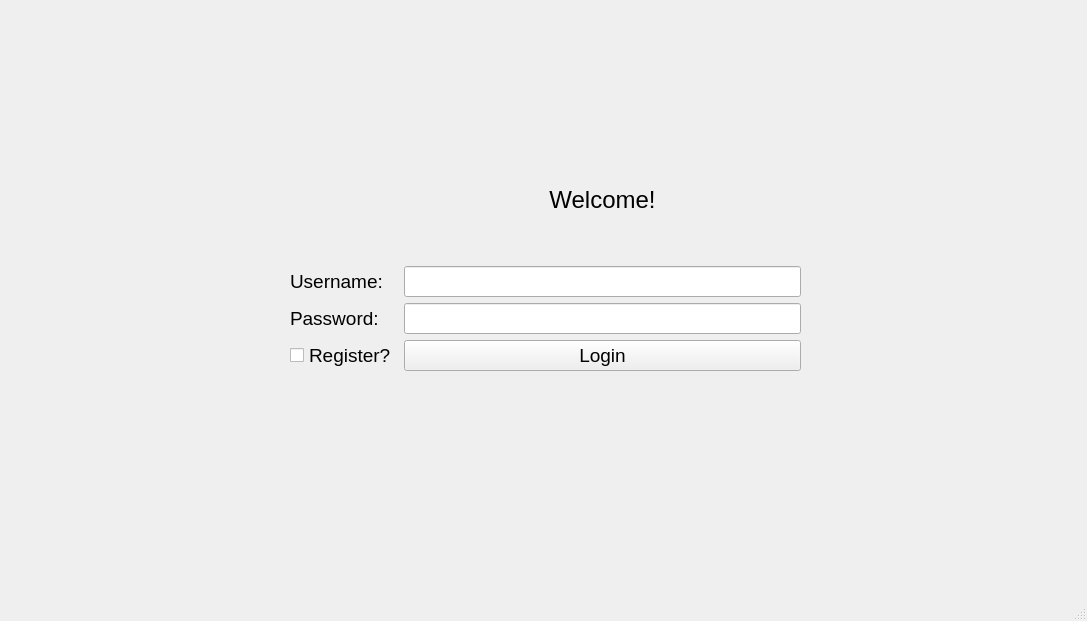
<?xml version="1.0" encoding="UTF-8"?>
<ui version="4.0">
 <class>MainWindow</class>
 <widget class="QMainWindow" name="MainWindow">
  <property name="geometry">
   <rect>
    <x>0</x>
    <y>0</y>
    <width>1087</width>
    <height>621</height>
   </rect>
  </property>
  <property name="font">
   <font>
    <pointsize>14</pointsize>
   </font>
  </property>
  <property name="windowTitle">
   <string>MainWindow</string>
  </property>
  <widget class="QWidget" name="centralwidget">
   <widget class="QWidget" name="formLayoutWidget">
    <property name="geometry">
     <rect>
      <x>290</x>
      <y>130</y>
      <width>511</width>
      <height>241</height>
     </rect>
    </property>
    <layout class="QGridLayout" name="gridLayout">
     <property name="topMargin">
      <number>10</number>
     </property>
     <property name="horizontalSpacing">
      <number>7</number>
     </property>
     <item row="2" column="1">
      <widget class="QLineEdit" name="usernameInput">
       <property name="font">
        <font>
         <pointsize>14</pointsize>
        </font>
       </property>
      </widget>
     </item>
     <item row="3" column="0">
      <widget class="QLabel" name="label_2">
       <property name="font">
        <font>
         <pointsize>14</pointsize>
        </font>
       </property>
       <property name="text">
        <string>Password:</string>
       </property>
      </widget>
     </item>
     <item row="3" column="1">
      <widget class="QLineEdit" name="passwordInput">
       <property name="font">
        <font>
         <pointsize>14</pointsize>
        </font>
       </property>
      </widget>
     </item>
     <item row="4" column="1">
      <widget class="QPushButton" name="pushButton">
       <property name="text">
        <string>Login</string>
       </property>
      </widget>
     </item>
     <item row="2" column="0">
      <widget class="QLabel" name="label">
       <property name="font">
        <font>
         <pointsize>14</pointsize>
        </font>
       </property>
       <property name="text">
        <string>Username:</string>
       </property>
      </widget>
     </item>
     <item row="1" column="1">
      <widget class="QLabel" name="label_3">
       <property name="font">
        <font>
         <pointsize>18</pointsize>
        </font>
       </property>
       <property name="lineWidth">
        <number>10</number>
       </property>
       <property name="text">
        <string>Welcome!</string>
       </property>
       <property name="alignment">
        <set>Qt::AlignCenter</set>
       </property>
      </widget>
     </item>
     <item row="4" column="0">
      <widget class="QCheckBox" name="checkBox">
       <property name="text">
        <string>Register?</string>
       </property>
      </widget>
     </item>
    </layout>
   </widget>
  </widget>
  <widget class="QMenuBar" name="menubar">
   <property name="geometry">
    <rect>
     <x>0</x>
     <y>0</y>
     <width>1087</width>
     <height>37</height>
    </rect>
   </property>
  </widget>
  <widget class="QStatusBar" name="statusbar"/>
 </widget>
 <resources/>
 <connections/>
</ui>
